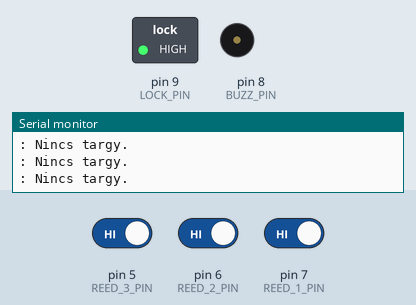
Simulated run of this sketch. Board: Arduino Uno, built with avr-gcc and run on an emulated ATmega328P. Shown: switched loads named in the sketch (green lamp = pin HIGH), buzzer (waves = sounding, pin HIGH), the last lines printed to the serial monitor. Inputs (shaded band) come from the test bench; at power-on: pin 5 (REED_3_PIN) HIGH, pin 6 (REED_2_PIN) HIGH, pin 7 (REED_1_PIN) HIGH.

Above: at 1.2 s.
1.3 s: pin 5 (REED_3_PIN) driven LOW
2.9 s: pin 6 (REED_2_PIN) driven LOW and pin 7 (REED_1_PIN) driven LOW
At 3.3 s:
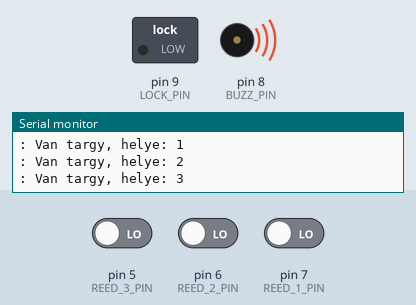
At 4.0 s:
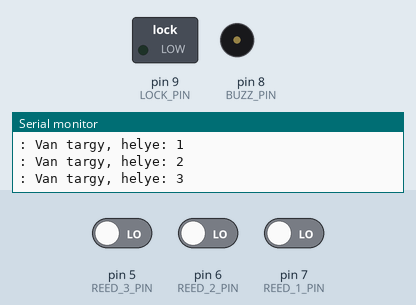
Timing chart, 0 to 9.4 s (numbered marks = the images above; inputs shaded):
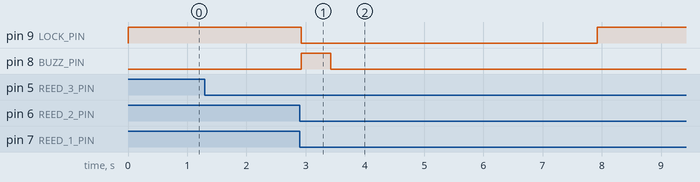

Measured:
- after the input at 2.9 s, pin 9 (LOCK_PIN): HIGH → LOW at once, → HIGH 5.0 s later; pin 8 (BUZZ_PIN): LOW → HIGH at once, → LOW 0.50 s later

The sketch:

Fesulkodo_asztal_REED.ino
```cpp
#define REED_1_PIN 7
#define REED_2_PIN 6
#define REED_3_PIN 5
#define REED_4_PIN 4
#define REED_5_PIN 3
const byte REED[5] = {REED_1_PIN, REED_2_PIN, REED_3_PIN, REED_4_PIN, REED_5_PIN};

#define LOCK_PIN 9
#define BUZZ_PIN 8


#define NR_OF_READERS 3

bool readers_state[NR_OF_READERS] = {false, false, false};
bool true_comb[NR_OF_READERS] = {true, true, true};

bool solved = false;
bool waschange = true;


void setup()
{
	Serial.begin(9600); // Setup Serial Monitor

  for(int i = 0; i < NR_OF_READERS; i++) pinMode(REED[i], INPUT_PULLUP);

  pinMode(LOCK_PIN, OUTPUT);
  pinMode(BUZZ_PIN, OUTPUT);
  digitalWrite(LOCK_PIN, HIGH);
  digitalWrite(BUZZ_PIN, LOW);
}


void loop()
{
  Serial.println("");

  // Look for new cards
  for (int reader = 0; reader < NR_OF_READERS; reader++)
  {

    if(!digitalRead(REED[reader]))
    {
      Serial.print(": Van targy, helye: ");
      Serial.println(reader + 1);
      readers_state[reader] = true;
    }
    else
    {
      Serial.println(": Nincs targy.");
      readers_state[reader] = false;
    }
  }


  solved = true;
  for(int i = 0; i < NR_OF_READERS; i++) if(readers_state[i] != true_comb[i]) solved = false;

  if(!waschange)
  {
    if(!readers_state[0] && !readers_state[1] && !readers_state[2]) waschange = true;
  }

  if(solved && waschange)
  {
    digitalWrite(LOCK_PIN, LOW);
    digitalWrite(BUZZ_PIN, HIGH);
    delay(500);
    digitalWrite(BUZZ_PIN, LOW);
    delay(4500);
    digitalWrite(LOCK_PIN, HIGH);
    waschange = false;
  }


  delay(100);
}
```
